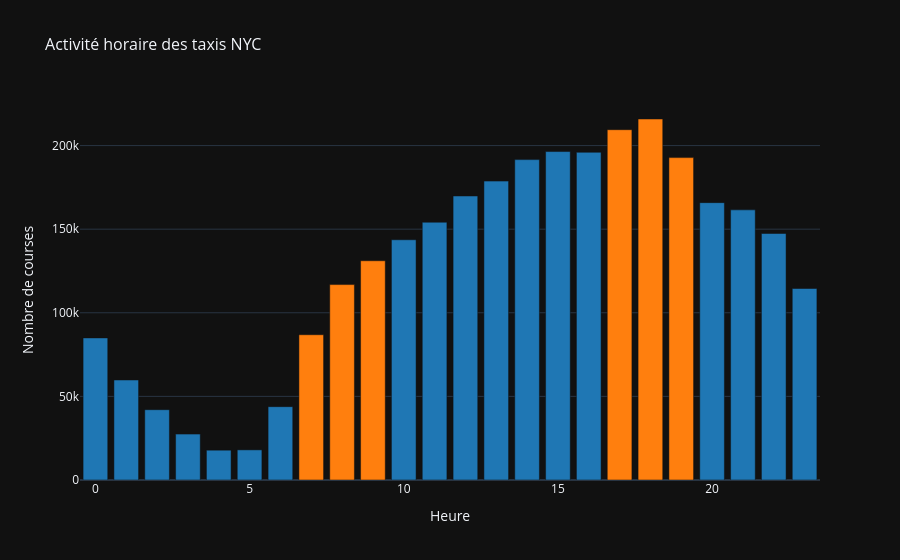

Notebook code for this chart:
### Markdown cell above
## Activité horaire

Nombre de courses par **heure de la journée** (agrégation sur tout l’échantillon) ; heures de rush en surbrillance.

### Code cell
h = df["pickup_hour"].value_counts().sort_index()
# Rush 7-9h et 17-19h : masque booleen (pas de .get sur ndarray)
is_rush = ((h.index >= 7) & (h.index <= 9)) | ((h.index >= 17) & (h.index <= 19))
colors = ["#ff7f0e" if bool(r) else "#1f77b4" for r in is_rush]

fig = go.Figure(
    go.Bar(x=h.index.astype(int), y=h.values, marker_color=colors, name="courses")
)
fig.update_layout(
    title="Activité horaire des taxis NYC",
    xaxis_title="Heure",
    yaxis_title="Nombre de courses",
)
style_plotly(fig)
fig.show()

### Figure 1 — Plotly figure (JSON) as saved in the notebook; plotly's stock layout.template omitted (floating-point values rounded to 4 significant figures)
{"data": [{"marker": {"color": ["#1f77b4", "#1f77b4", "#1f77b4", "#1f77b4", "#1f77b4", "#1f77b4", "#1f77b4", "#ff7f0e", "#ff7f0e", "#ff7f0e", "#1f77b4", "#1f77b4", "#1f77b4", "#1f77b4", "#1f77b4", "#1f77b4", "#1f77b4", "#ff7f0e", "#ff7f0e", "#ff7f0e", "#1f77b4", "#1f77b4", "#1f77b4", "#1f77b4"]}, "name": "courses", "type": "bar", "x": [0, 1, 2, 3, 4, 5, 6, 7, 8, 9, 10, 11, 12, 13, 14, 15, 16, 17, 18, 19, 20, 21, 22, 23], "y": [84969, 59799, 42040, 27438, 17835, 18011, 43860, 86877, 116865, 131111, 143666, 154157, 169858, 178739, 191604, 196424, 195977, 209493, 215889, 192801, 165862, 161548, 147415, 114528]}], "layout": {"title": {"font": {"size": 16}, "text": "Activité horaire des taxis NYC"}, "xaxis": {"title": {"text": "Heure"}}, "yaxis": {"title": {"text": "Nombre de courses"}}}}
